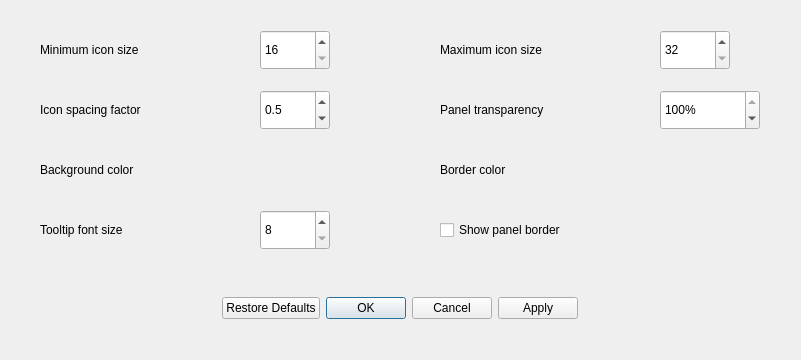
<?xml version="1.0" encoding="UTF-8"?>
<ui version="4.0">
 <class>AppearanceSettingsDialog</class>
 <widget class="QDialog" name="AppearanceSettingsDialog">
  <property name="geometry">
   <rect>
    <x>0</x>
    <y>0</y>
    <width>801</width>
    <height>360</height>
   </rect>
  </property>
  <property name="windowTitle">
   <string>Appearance Settings</string>
  </property>
  <widget class="QDialogButtonBox" name="buttonBox">
   <property name="geometry">
    <rect>
     <x>34</x>
     <y>290</y>
     <width>731</width>
     <height>36</height>
    </rect>
   </property>
   <property name="orientation">
    <enum>Qt::Horizontal</enum>
   </property>
   <property name="standardButtons">
    <set>QDialogButtonBox::Apply|QDialogButtonBox::Cancel|QDialogButtonBox::Ok|QDialogButtonBox::RestoreDefaults</set>
   </property>
   <property name="centerButtons">
    <bool>true</bool>
   </property>
  </widget>
  <widget class="QLabel" name="minSizeLabel">
   <property name="geometry">
    <rect>
     <x>40</x>
     <y>30</y>
     <width>220</width>
     <height>40</height>
    </rect>
   </property>
   <property name="text">
    <string>Minimum icon size</string>
   </property>
  </widget>
  <widget class="QSpinBox" name="minSize">
   <property name="geometry">
    <rect>
     <x>260</x>
     <y>30</y>
     <width>70</width>
     <height>40</height>
    </rect>
   </property>
   <property name="minimum">
    <number>16</number>
   </property>
   <property name="maximum">
    <number>384</number>
   </property>
   <property name="singleStep">
    <number>8</number>
   </property>
  </widget>
  <widget class="QLabel" name="maxSizeLabel">
   <property name="geometry">
    <rect>
     <x>440</x>
     <y>30</y>
     <width>220</width>
     <height>40</height>
    </rect>
   </property>
   <property name="text">
    <string>Maximum icon size</string>
   </property>
  </widget>
  <widget class="QSpinBox" name="maxSize">
   <property name="geometry">
    <rect>
     <x>660</x>
     <y>30</y>
     <width>70</width>
     <height>40</height>
    </rect>
   </property>
   <property name="minimum">
    <number>32</number>
   </property>
   <property name="maximum">
    <number>512</number>
   </property>
   <property name="singleStep">
    <number>8</number>
   </property>
  </widget>
  <widget class="QLabel" name="backgroundTransparencyLabel">
   <property name="geometry">
    <rect>
     <x>440</x>
     <y>90</y>
     <width>220</width>
     <height>40</height>
    </rect>
   </property>
   <property name="text">
    <string>Panel transparency</string>
   </property>
  </widget>
  <widget class="QLabel" name="backgroundColorLabel">
   <property name="geometry">
    <rect>
     <x>40</x>
     <y>150</y>
     <width>220</width>
     <height>40</height>
    </rect>
   </property>
   <property name="text">
    <string>Background color</string>
   </property>
  </widget>
  <widget class="QCheckBox" name="showBorder">
   <property name="geometry">
    <rect>
     <x>440</x>
     <y>210</y>
     <width>220</width>
     <height>40</height>
    </rect>
   </property>
   <property name="text">
    <string>Show panel border</string>
   </property>
  </widget>
  <widget class="QLabel" name="borderColorLabel">
   <property name="geometry">
    <rect>
     <x>440</x>
     <y>150</y>
     <width>220</width>
     <height>40</height>
    </rect>
   </property>
   <property name="text">
    <string>Border color</string>
   </property>
  </widget>
  <widget class="QLabel" name="tooltipFontSizeLabel">
   <property name="geometry">
    <rect>
     <x>40</x>
     <y>210</y>
     <width>220</width>
     <height>40</height>
    </rect>
   </property>
   <property name="text">
    <string>Tooltip font size</string>
   </property>
  </widget>
  <widget class="QSpinBox" name="tooltipFontSize">
   <property name="geometry">
    <rect>
     <x>260</x>
     <y>210</y>
     <width>70</width>
     <height>40</height>
    </rect>
   </property>
   <property name="minimum">
    <number>8</number>
   </property>
   <property name="maximum">
    <number>28</number>
   </property>
   <property name="singleStep">
    <number>2</number>
   </property>
  </widget>
  <widget class="QLabel" name="spacingFactorLabel">
   <property name="geometry">
    <rect>
     <x>40</x>
     <y>90</y>
     <width>220</width>
     <height>40</height>
    </rect>
   </property>
   <property name="text">
    <string>Icon spacing factor</string>
   </property>
  </widget>
  <widget class="QSpinBox" name="backgroundTransparency">
   <property name="geometry">
    <rect>
     <x>660</x>
     <y>90</y>
     <width>100</width>
     <height>40</height>
    </rect>
   </property>
   <property name="suffix">
    <string>%</string>
   </property>
   <property name="maximum">
    <number>100</number>
   </property>
   <property name="singleStep">
    <number>5</number>
   </property>
   <property name="value">
    <number>100</number>
   </property>
  </widget>
  <widget class="QDoubleSpinBox" name="spacingFactor">
   <property name="geometry">
    <rect>
     <x>260</x>
     <y>90</y>
     <width>70</width>
     <height>40</height>
    </rect>
   </property>
   <property name="decimals">
    <number>1</number>
   </property>
   <property name="minimum">
    <double>0.01000000000000</double>
   </property>
   <property name="maximum">
    <double>0.900000000000000</double>
   </property>
   <property name="singleStep">
    <double>0.010000000000000</double>
   </property>
   <property name="value">
    <double>0.500000000000000</double>
   </property>
  </widget>
 </widget>
 <resources/>
 <connections>
  <connection>
   <sender>buttonBox</sender>
   <signal>accepted()</signal>
   <receiver>AppearanceSettingsDialog</receiver>
   <slot>accept()</slot>
   <hints>
    <hint type="sourcelabel">
     <x>248</x>
     <y>254</y>
    </hint>
    <hint type="destinationlabel">
     <x>157</x>
     <y>274</y>
    </hint>
   </hints>
  </connection>
  <connection>
   <sender>buttonBox</sender>
   <signal>rejected()</signal>
   <receiver>AppearanceSettingsDialog</receiver>
   <slot>reject()</slot>
   <hints>
    <hint type="sourcelabel">
     <x>316</x>
     <y>260</y>
    </hint>
    <hint type="destinationlabel">
     <x>286</x>
     <y>274</y>
    </hint>
   </hints>
  </connection>
 </connections>
</ui>
